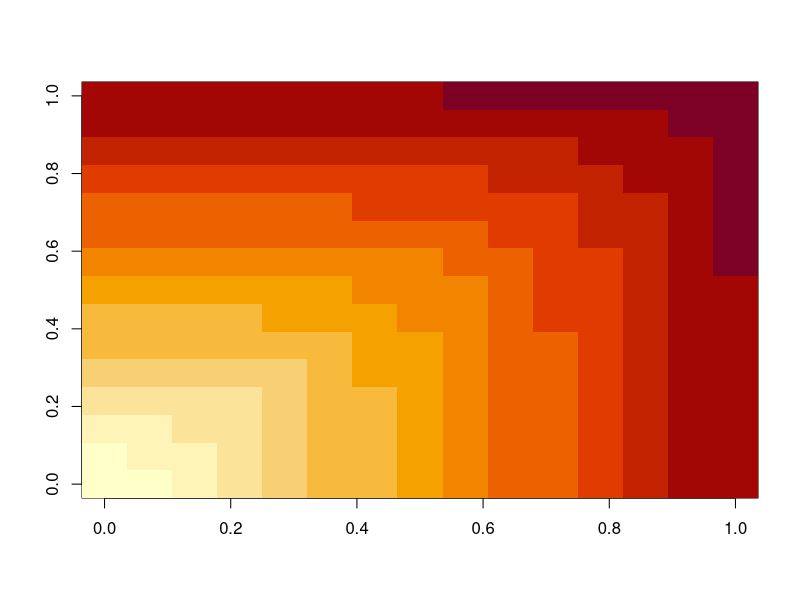
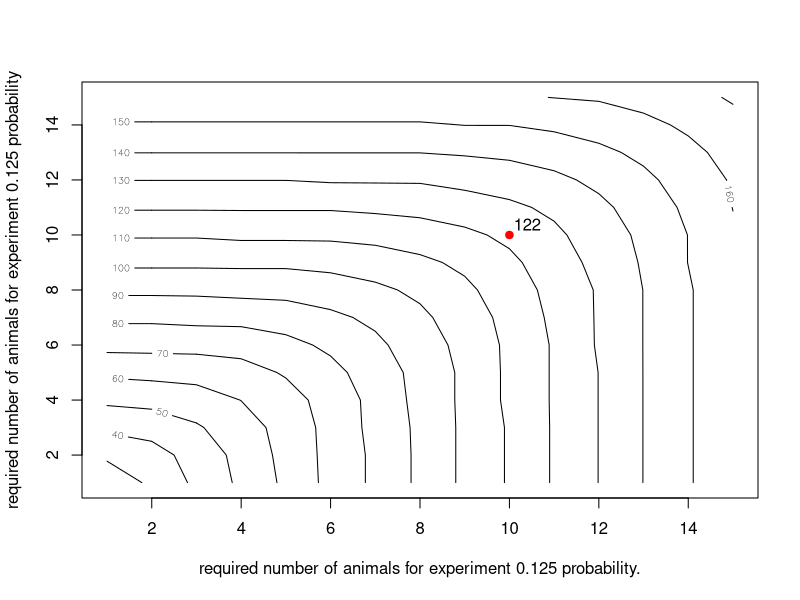
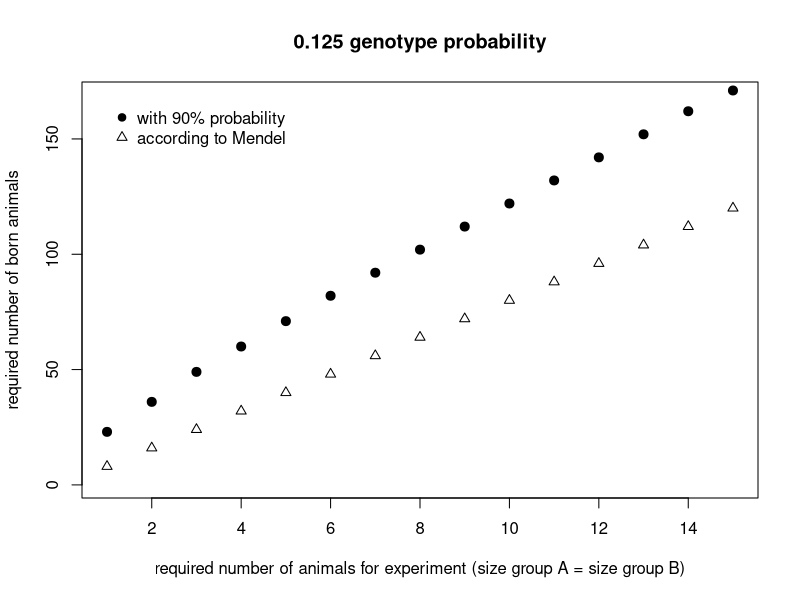

Source code (R) for these figures, in order:
###### Mendel 0.125

maxgood = 15

nneeded = function(goodKO,goodWT,ppower=0.9,pgoodKO=0.125,pgoodWT=0.125,Nmax=500){
  prelativ = pgoodKO/(pgoodKO+pgoodWT)
  pgoodtotal = pgoodKO + pgoodWT
  totalgood = goodKO+goodWT
  
  # given k animals that are either KO or WT, calculate the probability that
  # at least <goodWT> WT animals and at least <goodKO> KO animals
  pgoodfromk = function(k){
    # res gives the probability to draw at most k-goodWT knockout animals (left pbionm),
    # but not less than goodKO knockout animals (righgt pbinom)
    res = pbinom(k-goodWT,k,prelativ,lower.tail=T) - pbinom(goodKO-1,k,prelativ,lower.tail = T) 
    return(pmax(res,0))
  }
  
  # psuccess[j] contains the probability of a successful draw, if you produce j animals in total
  psuccess = numeric(Nmax)
  for (j in totalgood:Nmax){
    k = totalgood : Nmax
    psuccess[j] = sum( dbinom(k,j,pgoodtotal) * pgoodfromk(k) )
  }
  
  # find the smallest number of total animals
  # for which the success probability is above the desired threshold
  needed = min(which(psuccess>=ppower))
  return(needed)
}


maxgood = 15
required_power = 0.9
neededmat = matrix(Inf,ncol=maxgood,nrow=maxgood)
for(j in 1:maxgood){
  for(k in 1:maxgood){
    neededmat[j,k] = nneeded(goodKO=j,goodWT=k,ppower=required_power)
  }
}

maxneeded = max(neededmat)
image(t(neededmat))
contour(1:maxgood,1:maxgood,neededmat,nlevels=15,ylab = "required number of animals for experiment 0.125 probability", xlab = "required number of animals for experiment 0.125 probability.")

neededmat[10,10]
text(x=10+0.4,y=10+0.4,neededmat[10,10])
points(10,10,pch=19,col="red")

### get data all groups and save it
ALL <- neededmat[c(1:15), c(1:15)]
ALL
write.csv(ALL, file = "ALLrequiredno0125twogroups")

### get data equal groups and plot it
EQUAL <- c(ALL[1,1],ALL[2,2],ALL[3,3],ALL[4,4],ALL[5,5],ALL[6,6],ALL[7,7],ALL[8,8],ALL[9,9],ALL[10,10],ALL[11,11],ALL[12,12],ALL[13,13],ALL[14,14],ALL[15,15])
EQUAL
write.csv(EQUAL, file = "EQUALrequiredno0125twogroups")
MENDEL <- c(1:15)/0.125
MENDEL
plot(EQUAL, ylim=c(1,168), ylab = "required number of born animals", xlab = "required number of animals for experiment (size group A = size group B)", main = "0.125 genotype probability", pch = 19, cex = 1.2)
points(MENDEL, pch = 2)
legend(1,168, legend =c("with 90% probability", "according to Mendel"),pch = c(19, 2), bty = "n")

